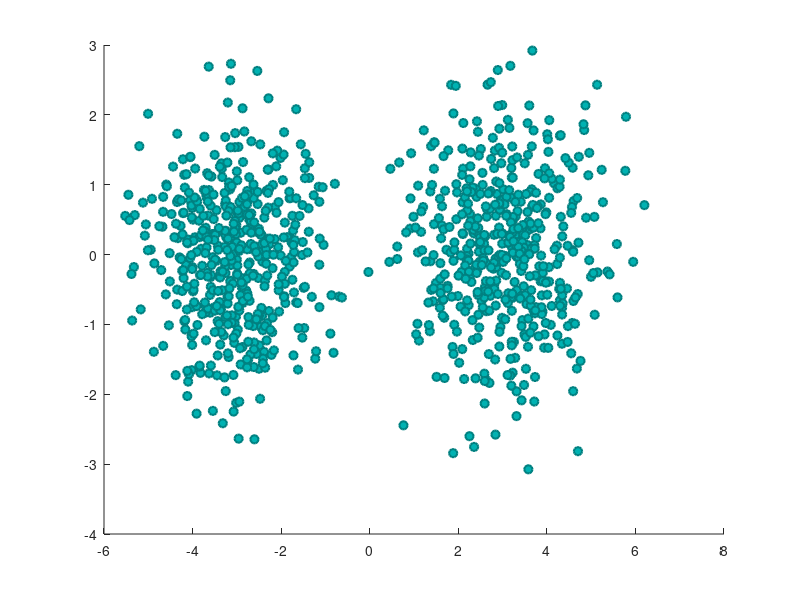

MATLAB code for this plot: (Note: this script raises an error after producing the figure.)
load('w6_1x.mat');
load('w6_1y.mat');
load('w6_1z.mat');

% 3 datasets of 2-dimensional points
data = w6_1x;
[example_count, dimension]  = size(data);

% Getting prototypes
num_prototypes = 2; % Number of prototypes
prototypes = zeros(num_prototypes,3); % 3rd columns records idx in dataset
for i = 1:num_prototypes
	r = randi(example_count);
	if i ~= 1
		while ismember(r,prototypes(:,3)) ~= 0
			r = randi(example_count);
		end
	end
	prototypes(i,1) = data(r,1);
	prototypes(i,2) = data(r,2);
	prototypes(i,3) = r;
end

% Begin epochs
% distances has extra column for idxs used in computation
close all;
f = figure('visible','on'); % Plotting examples
scatter(data(:,1), data(:,2), 'MarkerEdgeColor',[0 .5 .5],...
              'MarkerFaceColor',[0 .7 .7],...
              'LineWidth',1.5);
hold on

distances = zeros(example_count, num_prototypes);
distance_count = 0;
epoch_max = 250;
step_size = 0.1;
quant_error = zeros(1,epoch_max);
sum = 0;
for i = 1:epoch_max
	rand_set1_idxs = randperm(example_count);
	for j = 1:example_count
		if ismember(j,prototypes(:,3)) == 0 % example is not prototype
			example_x = data(rand_set1_idxs(j),1);
			example_y = data(rand_set1_idxs(j),2);
			for k = 1:num_prototypes
				prototype_x = prototypes(k,1);
				prototype_y = prototypes(k,2);
				x_diff = prototype_x - example_x;
				y_diff = prototype_y - example_y;
				euclidian_dist = sqrt(x_diff^2 + y_diff^2);
				distances(j, k) = euclidian_dist;
      end
      [winner_dist, winner_idx] = min(distances(j,:));
      winner_x = prototypes(winner_idx, 1);
      winner_y = prototypes(winner_idx, 2);
      prototypes(winner_idx,1:2) = ...
        new_prototype(step_size, winner_x, winner_y, example_x, example_y);
      sum = sum + winner_dist;
    end
  end

	% Plot epoch
  if (1) 
    figure(1);
    new_pos = scatter(prototypes(:,1), prototypes(:,2), 'MarkerEdgeColor',[0 .5 .5],...
                'MarkerFaceColor',[1 0 0],...
                'LineWidth',1.5,...
                'DisplayName', 'prototype');
    filename = sprintf('%s_%d','epochs',i);
    saveas(f, filename, 'png');
    delete(new_pos);
    title('Data points');
    xlabel('feature x');
    ylabel('feature y');
  end
  
  % Collect quantization error
  quant_error(i) = sum;
  sum = 0;
end

% Plot quantization error
f2 = figure('visible','on'); % Plotting examples
hold on
plot(quant_error);
title('Quantization error for epochs');
xlabel('Epoch number');
ylabel('Quantization error (H_{VQ})');
filename = sprintf('%s_K=%d_tmax=%d', 'HVQ', num_prototypes, epoch_max);
saveas(f2, filename, 'png');
